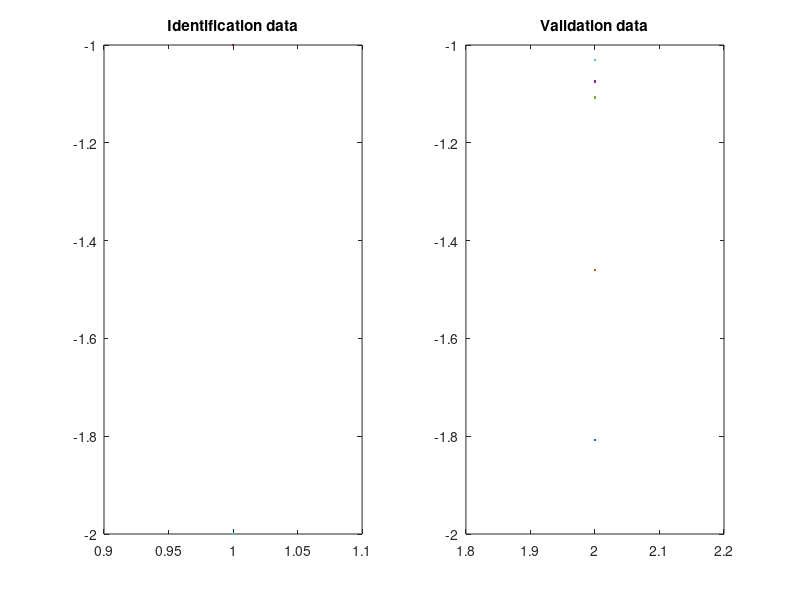

Reproduce this figure in MATLAB. (Note: this script raises an error after producing the figure.)
clear variables; clc;

s = load("lab6_3.mat");

id = struct("u",s.id.InputData,"y",s.id.OutputData,"t",1:length(s.id.InputData));
val = struct("u",s.val.InputData,"y",s.val.OutputData,"t",length(s.id.InputData)+1:length(s.id.InputData)+length(s.val.InputData));

figure, 
subplot(1,2,1);plot(id.t,id.u); title('Identification data');
subplot(1,2,2);plot(val.t,val.u); title('Validation data'); 
%% Identification data
na = 1;
nb = 1;
nk = 0;

phi_id = [];
for i = 1:length(id.t)
    for j = 1:na
        phi_id(i,j) = -id.y(i-na+1);
    end
    for j = na+1:na+nb
        phi_id(i,j) = id.u(i-nb+1);
    end
end

y = id.y;
theta = phi_id\y;
y_cap = phi_id*theta;

mse_id = 1/length(id.y)*sum((y_cap-id.y).^2);

figure, 
plot(id.t,id.y,id.t,y_cap); title('Output for identification data and model, Identification MSE = ',num2str(mean(mse_id)));
xlabel('Time'); ylabel('Output');
%% Validation data
phi_val = [];
for i = 1:length(val.t)
    for j = 1:na
        phi_val(i,j) = -val.y(i-na+1);
    end
    for j = na+1:na+nb
        phi_val(i,j) = val.u(i-nb+1);
    end
end

y_val_cap = phi_val*theta;

mse_val = 1/length(val.y)*sum((y_val_cap-val.y).^2);

figure, 
plot(val.t,val.y,val.t,y_val_cap); title('Output for validation data and model, Validation MSE = ',num2str(mean(mse_val)));
xlabel('Time'); ylabel('Output');


%% Prediction
pred = [];
for i = 1:length(val.t)
    for j = 1:na+nb
        if (i-j<=0)
            pred(i,j) = 0;
        else 
            pred(i,j) = val.y(i-j);
        end
    end
end

mse_pred = 1/length(val.y)*sum((pred*theta-val.y).^2);

figure, 
plot(val.t,val.y,val.t,-pred*theta); title('Output for prediction data and model, Validation MSE = ',num2str(mean(mse_pred)));
xlabel('Time'); ylabel('Output');
